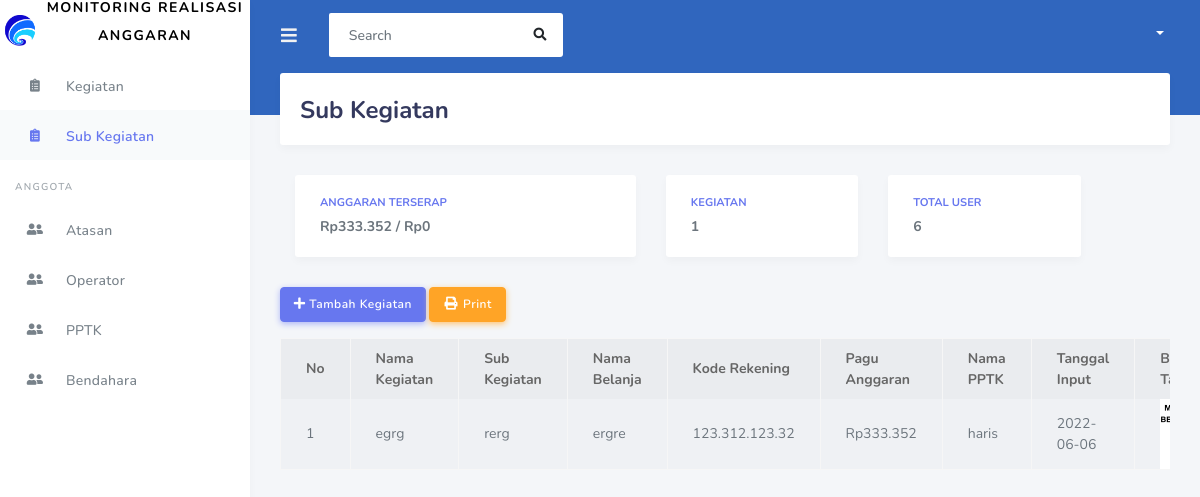
Page /operator/CSubKegiatanCRUD/index on the committed database.
### tables this page shows
CREATE TABLE `tb_subkegiatan` (
  `id_subkegiatan` int(20) NOT NULL,
  `nama_kegiatan` varchar(300) NOT NULL,
  `sub_kegiatan` varchar(200) NOT NULL,
  `nama_belanja` varchar(300) NOT NULL,
  `kode_rekening` varchar(25) NOT NULL,
  `pagu_anggaran` int(50) NOT NULL,
  `nama_pptk` varchar(50) NOT NULL,
  `tanggal_input` date NOT NULL,
  `nominal` int(40) NOT NULL,
  `bukti_tagihan` varchar(40) NOT NULL,
  `bukti_transfer` varchar(40) NOT NULL
);

### application/controllers/operator/CSubKegiatanCRUD.php (called while the page is built, shortened)
<?php
    class CSubKegiatanCRUD extends CI_Controller {
        public function index() {
            $data['kegiatan'] = $this->msubkegiatancrud->tampilData()->result();
            $data['user'] = $this->mpptkcrud->tampilData()->result();
            $data['keg'] = $this->msubkegiatancrud->count('tb_subkegiatan');
            $data['bukti_tagihan'] = $this->msubkegiatancrud->count('tb_subkegiatan', 'bukti_tagihan');
            $data['bukti_transfer'] = $this->msubkegiatancrud->count('tb_subkegiatan', 'bukti_transfer') ;
            $data['pagu_anggaran'] = $this->msubkegiatancrud->sum('tb_subkegiatan', 'pagu_anggaran', );
            $data['nominal'] = $this->msubkegiatancrud->sum('tb_subkegiatan', 'nominal', );
            $data['PPTK'] = $this->msubkegiatancrud->count('tb_pengguna', ' PPTK') ;
            $this->load->view('operator/VHeader');
            $this->load->view('operator/VSidebar');
            $this->load->view('operator/VSubKegiatanCRUD', $data);
            $this->load->view('operator/VFooter');
        }
    }

### index.php (called while the page is built, shortened)
<?php
require_once BASEPATH.'core/CodeIgniter.php';

### application/models/MSubKegiatanCRUD.php (called while the page is built, shortened)
<?php
class MSubKegiatanCRUD extends CI_Model {
    public function tampilData() {
        return $this->db->get('tb_subkegiatan');
    }
    public function sum($table, $field)
    {
        $this->db->select_sum($field);
        return $this->db->get($table)->row_array()[$field];
    }
    public function count($table)
    {
        return $this->db->count_all($table);
    }
}
?>

### application/views/operator/VSubKegiatanCRUD.php (the view, shortened to what this page needs)
<div class="main-content">
    <section class="section">
        <div class="section-header">
            <h1>Sub Kegiatan</h1>
        </div>
        <div class="container-fluid">
            <div class="row">
            <div class="col-xl-5 col-md-6">
                    <div class="card">
                        <div class="card-body">
                            <div class="row no-gutters align-items-center">
                                <div class="col mr-2">
                                    <div class="small text-xs font-weight-bold text-primary text-uppercase mb-1">
                                    ANGGARAN TERSERAP
                                    </div>
                                    <div class="h8 mb-0 font-weight-bold text-gray-800">
                                        <td>Rp<?php echo number_format($pagu_anggaran, 0, ',', '.') ?> /  <td>
                                            Rp<?php echo number_format($nominal, 0, ',', '.') ?> </div>
                                </div>
                            </div>
                        </div>
                    </div>
                </div>
                <div class="col-xl-3 col-md-6">
                    <div class="card">
                        <div class="card-body">
                            <div class="row no-gutters align-items-center">
                                <div class="col mr-2">
                                    <div class="small text-xs font-weight-bold text-primary text-uppercase mb-1">
                                        KEGIATAN
                                    </div>
                                    <div class="h8 mb-0 font-weight-bold text-gray-800"><?= $keg ?></td>
                                    </div>
                                </div>
                            </div>
                        </div>
                    </div>
                </div>
                <div class="col-xl-3 col-md-6">
                    <div class="card">
                        <div class="card-body">
                            <div class="row no-gutters align-items-center">
                                <div class="col">
                                    <div class="small text-xs font-weight-bold text-primary text-uppercase mb-1">
                                        TOTAL USER
                                    </div>
                                    <div class="h8 mb-0 font-weight-bold text-gray-800"><?= $PPTK ?>
                                    </div>
                                </div>
                            </div>
                        </div>
                    </div>
                </div>
            </div>
        </div>
        <buttton class="btn btn-primary mb-3" data-toggle="modal" data-target="#TambahKegiatan">
            <i class="fas fa-plus fa-sm"></i> Tambah Kegiatan</buttton>
            <a  class="btn btn-warning mb-3" href = "<?php echo base_url('operator/CSubKegiatanCRUD/print')?>" >
            <i class="fas fa-fw fa-print"></i> Print</a>
        <div class="table-responsive">
            <table id="dataTables" class="table table-hover table-striped table-bordered">
                <thead>
                    <th>No</th>
                    <th>Nama Kegiatan</th>
                    <th>Sub Kegiatan</th>
                    <th>Nama Belanja</th>
                    <th>Kode Rekening</th>
                    <th>Pagu Anggaran</th>
                    <th>Nama PPTK</th>
                    <th>Tanggal Input</th>
                    <th>Bukti Tagihan</th>
                </thead>
                <?php
                $no = 1;
                foreach ($kegiatan as $dxd) :
                ?>
                    <tbody>
                        <td><?php echo $no++ ?></td>
                        <td><?php echo $dxd->nama_kegiatan ?></td>
                        <td><?php echo $dxd->sub_kegiatan ?></td>
                        <td><?php echo $dxd->nama_belanja ?></td>
                        <td><?php echo $dxd->kode_rekening ?></td>
                        <td>Rp<?php echo number_format($dxd->pagu_anggaran, 0, ',', '.') ?></td>
                        <td><?php echo $dxd->nama_pptk ?></td>
                        <td><?php echo $dxd->tanggal_input ?></td>
                        <td>
                            <?php
                                if (empty($dxd->bukti_tagihan)) {
                                    echo '<center><img src="' . base_url('./assets/images/noimg.jpg') . '" border="0" width="70px" height="70px"> </center>';
                                } else {
                                    echo '<center><img src="' . base_url('./uploads/bukti_tagihan/' . $dxd->bukti_tagihan) . '" border="0" width="70px" height="70px"> </center>';
                                }
                            ?>
                        </td>
                    </tbody>
                <?php endforeach; ?>
            </table>
        </div>
    </section>
</div>

### application/views/operator/VHeader.php (shortened to what this page needs)
<!DOCTYPE html>
<html lang="en">
<head>
  <link rel="stylesheet" href="https://stackpath.bootstrapcdn.com/bootstrap/4.3.1/css/bootstrap.min.css">
  <link rel="stylesheet" href="https://use.fontawesome.com/releases/v5.7.2/css/all.css">
  <link rel="stylesheet" href="<?php echo base_url('assets') ?>/assets/css/style.css">
  <link rel="stylesheet" href="<?php echo base_url('assets') ?>/assets/css/components.css">
</head>

### application/views/operator/VSidebar.php (shortened to what this page needs)
<body>
  <div id="app">
    <div class="main-wrapper">
      <div class="navbar-bg" style="background-color:#3066BE;"></div>
      <nav class="navbar navbar-expand-lg main-navbar">
        <form class="form-inline mr-auto">
          <ul class="navbar-nav mr-3">
            <li><a href="#" data-toggle="sidebar" class="nav-link nav-link-lg"><i class="fas fa-bars"></i></a></li>
          </ul>
          <div class="search-element">
            <input class="form-control" type="search" placeholder="Search" aria-label="Search" data-width="250">
            <button class="btn" type="submit"><i class="fas fa-search"></i></button>
          </div>
        </form>
        <ul class="navbar-nav navbar-right">
          <li class="dropdown"><a href="#" data-toggle="dropdown" class="nav-link dropdown-toggle nav-link-lg nav-link-user">
            </a>
          </li>
        </ul>
      </nav>
      <div class="main-sidebar">
        <aside id="sidebar-wrapper">
          <div class="sidebar-brand">
            <a class="sidebar-brand d-flex align-items-center justify-content-center" href="<?php echo base_url('operator/CKegiatanCRUD') ?>">
              <div class="sidebar-brand-icon">
                <img src="<?php echo base_url('/assets/images/favicon.png') ?>" alt="" width="40">
              </div>
              <p>Monitoring Realisasi Anggaran</p>
            </a>
          </div>
          <ul class="sidebar-menu">
            <li class="nav-item <?php echo $this->uri->segment(2) == 'CKegiatanCRUD' ? 'active' : '' ?>"><a class="nav-link" href="<?php echo base_url('operator/CKegiatanCRUD') ?>"><i class="fas fa-clipboard-list"></i> <span>Kegiatan</span></a></li>
            <li class="nav-item <?php echo $this->uri->segment(2) == 'CSubKegiatanCRUD' ? 'active' : '' ?>"><a class="nav-link" href="<?php echo base_url('operator/CSubKegiatanCRUD') ?>"><i class="fas fa-clipboard-list"></i> <span>Sub Kegiatan</span></a></li>
            <li class="menu-header">Anggota</li>
            <li class="nav-item <?php echo $this->uri->segment(2) == 'CAtasanCRUD' ? 'active' : '' ?>"><a class="nav-link" href="<?php echo base_url('operator/CAtasanCRUD') ?>"><i class="fas fa-user-friends"></i> <span>Atasan</span></a></li>
            <li class="nav-item <?php echo $this->uri->segment(2) == 'COperatorCRUD' ? 'active' : '' ?>"><a class="nav-link" href="<?php echo base_url('operator/COperatorCRUD') ?>"><i class="fas fa-user-friends"></i> <span>Operator</span></a></li>
            <li class="nav-item <?php echo $this->uri->segment(2) == 'CPPTKCRUD' ? 'active' : '' ?>"><a class="nav-link" href="<?php echo base_url('operator/CPPTKCRUD') ?>"><i class="fas fa-user-friends"></i> <span>PPTK</span></a></li>
            <li class="nav-item <?php echo $this->uri->segment(2) == 'CBendaharaCRUD' ? 'active' : '' ?>""><a class=" nav-link" href="<?php echo base_url('operator/CBendaharaCRUD') ?>"><i class="fas fa-user-friends"></i> <span>Bendahara</span></a></li>
          </ul>
        </aside>
      </div>

### application/views/operator/VFooter.php (shortened to what this page needs)
    </div>
  </div>
</body>
</html>

### rows in the picture
tb_subkegiatan: nama_kegiatan "egrg", sub_kegiatan "rerg", nama_belanja "ergre", kode_rekening "123.312.123.32", pagu_anggaran "333.352", nama_pptk "haris", tanggal_input "2022-06-06"

### other values in the picture
$pagu_anggaran "333.352"
$nominal "0"
$keg "1"
$PPTK "6"
